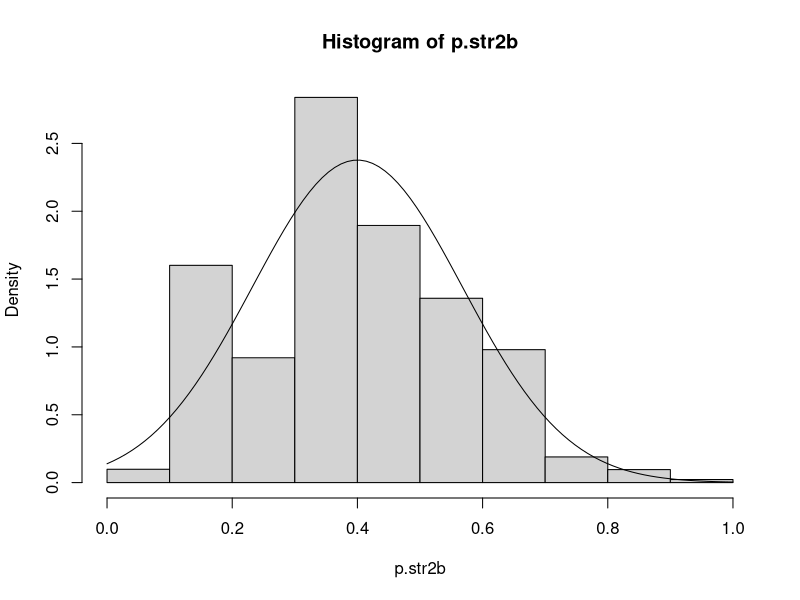

This figure's R source:
## ---- chunk 1
# Standard deviation
v <- 0.04^2 * 5 * 0.8 * 0.2 + 0.16^2 * 5 * 0.3 * 0.7
std_dev <- sqrt(v)
std_dev
## ---- chunk 2
# Set the number of simulations
n <- 1000000

# Simple Random Sampling: sample 10 individuals from the population with p = 0.4 (T supporters)
p.srs <- rbinom(n, 10, 0.4) / 10

# Proportional Stratified Random Sampling: sample 2 from Red County (p = 0.8) and 8 from Blue County (p = 0.3)
p.str <- (rbinom(n, 2, 0.8) + rbinom(n, 8, 0.3)) / 10

# Weighted Stratified Random Sampling: sample 5 from Red County (p = 0.8) and 5 from Blue County (p = 0.3)
p.str2b <- 0.2 * rbinom(n, 5, 0.8) / 5 + 0.8 * rbinom(n, 5, 0.3) / 5

# Calculate the mean and standard deviation for each sampling method
mean_srs <- mean(p.srs)
mean_str <- mean(p.str)
mean_str2b <- mean(p.str2b)

sd_srs <- sd(p.srs)
sd_str <- sd(p.str)
sd_str2b <- sd(p.str2b)

# Output the results
mean_srs
mean_str
mean_str2b

sd_srs
sd_str
sd_str2b
## ---- chunk 3
# Histogram with density plot
hist(p.str2b,breaks=10,prob=TRUE)
x<-seq(0,1,length=100)
lines(x,dnorm(x,0.4,sqrt(v)))
